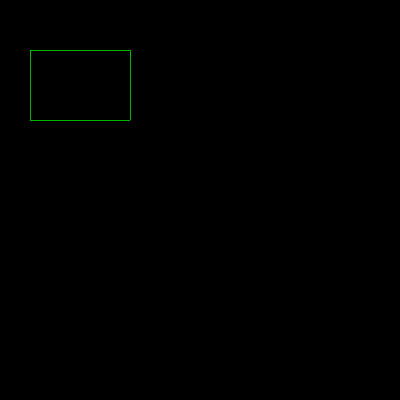
Frame 1 (no input)
Frame 60 (the mouse pressed at the canvas centre just before this capture): identical to frame 1, image omitted
Frame 120 (the mouse held since frame 60 and released just before this capture): identical to frame 1, image omitted

The Processing sketch that drew this single still picture (run headless with seeded random() and noise(); from frame 60 on, the mouse is pressed at the canvas centre):

// Processing sketch: LoopSidenDag1
// ── LoopSidenDag1.pde
int rx = 30;
int ry = 50;

int rw = 100;
int rh = 70;
int x=0;
int y=0;
void setup() {
  size(400, 400);
  background(0);
}

void draw() {
  //background(0);
  stroke(0, 255, 0);
  while (x<rw) {

    point(rx+x, ry);
    point(rx+x, ry+rh);
    x=x+1;
  }
   while (y<rh) {
    
    point(rx, ry+y);
    point(rx+rw, ry+y);
    y=y+1;
  }
}
